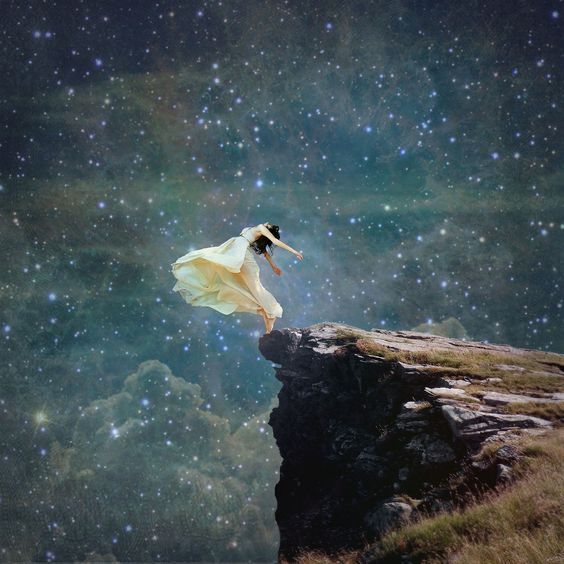
#> input picture computer_graphics_9/images/3.jpg, 564 x 564 px, found by its file name
$ python main.py
#> lines starting #> are read from the running program, lines starting #| are printed output that depends on the picture
import cv2
import numpy as np
from matplotlib import pyplot as plt

# task 10. Используя функцию fft2 постройте Фурье-спектр для заданного изображения.
original = cv2.imread("C:\\Users\\bigbo\PycharmProjects\\computer_graphics_9\\images\\3.jpg")
#> original is the input picture: shape (564, 564, 3); mean B, G, R 82.6, 78.5, 66.1
# plt.imshow(original)
# plt.show()

ar = np.fft.fft2(original) # прямое двумерное дискретное преобразование Фурье
result = np.absolute(ar) # избавляемся от мнимой части
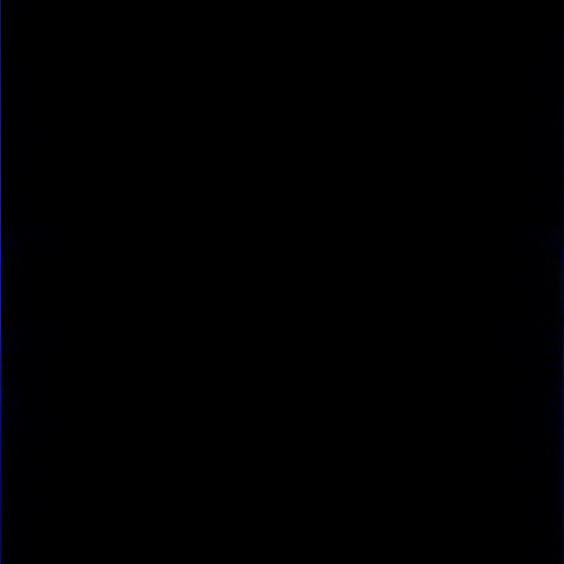
#> result: shape (564, 564, 3) float64; mean of channels 0, 1, 2 1074.6, 128.9, 128.9; drawn with min black and max white
# plt.imshow(result)
# plt.show()

# task 9. Используя стандартную функцию быстрого преобразования Фурье, постройте графики вещественной и мнимой части Фурье-образов для функций
a = 9
b = 15

x = np.random.random_sample(256)
first = np.exp((-a**2)*(x**2)) # первая функция
result_1 = np.fft.fft(first) # прямое одномерное дискретное преобразование Фурье

second = (1/(1+(b**2)*(x**2))) # вторая функция
result_2 = np.fft.fft(second) # прямое одномерное дискретное преобразование Фурье

third = ((np.sin(a*x)/(1+(b*(x**2))))) # третья функция
result_3 = np.fft.fft(third) # прямое одномерное дискретное преобразование Фурье


plt.plot(result_1, color = 'b')
plt.title("График первой функции")
plt.show()
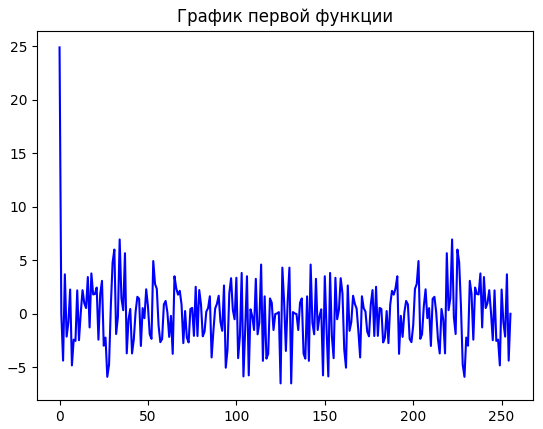
#> figure drawn by matplotlib, 1 panel; curve peaks at x = 0, y = 24.91
plt.plot(result_2, color = 'g')
plt.title("График второй функции")
plt.show()
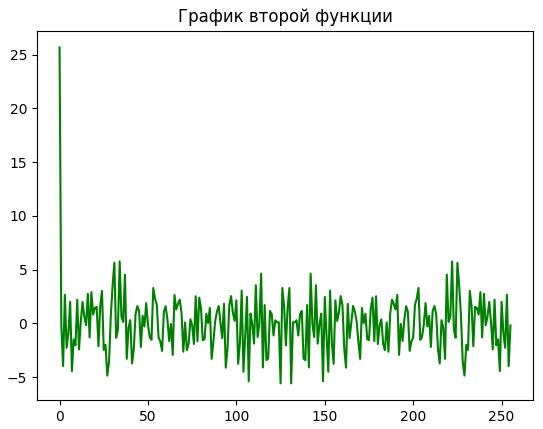
#> figure drawn by matplotlib, 1 panel; curve peaks at x = 0, y = 25.67
plt.plot(result_3, color = 'r')
plt.title("График третьей функции")
plt.show()
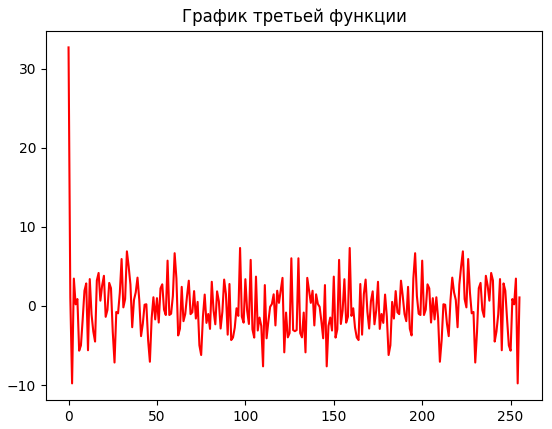
#> figure drawn by matplotlib, 1 panel; curve peaks at x = 0, y = 32.7

cv2.waitKey(0)
cv2.destroyAllWindows()
